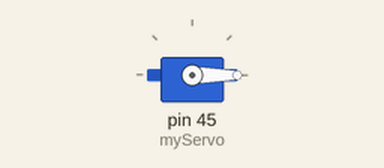
The sketch below on a simulated Arduino Mega 2560, built with avr-gcc and run on an emulated ATmega2560. On the bench: servo.

Above: at 0.05 s.
At 1.5 s:
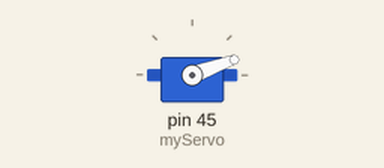
At 3.0 s:
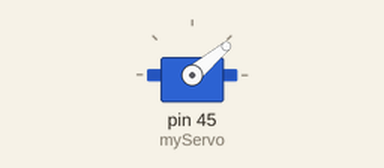
Timing chart, 0 to 6.9 s (numbered marks = the images above):
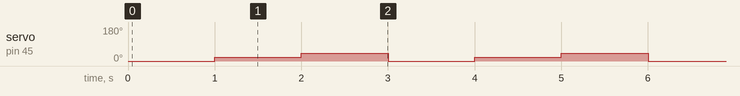

Measured:
- by itself, servo on pin 45 (myServo): repeats every 3.0 s: 40° 1.0 s, 0° 1.0 s, 20° 1.0 s

The sketch:

servoMotor.ino
```cpp
#include <Servo.h>
Servo myServo;

void setup() {
myServo.attach(45); // pwm pin


}

void loop() {


 myServo.write(0);
 delay(1000);
 myServo.write(20);
 delay(1000);
 myServo.write(40);
 delay(1000);

}
```
